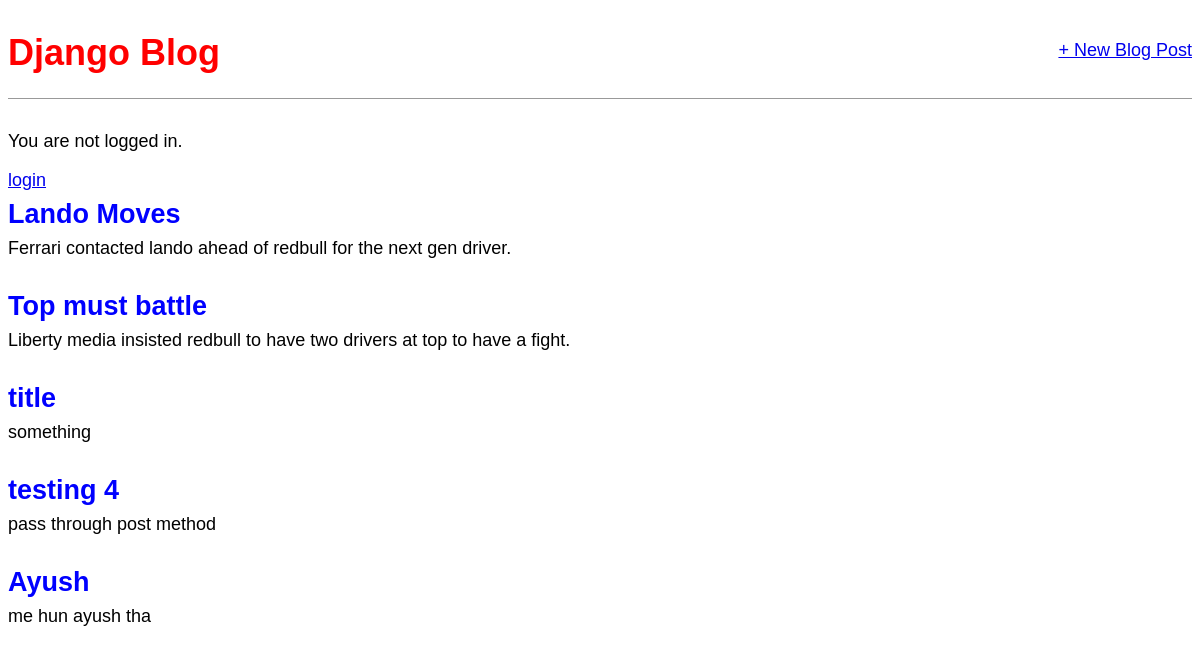
The page / on the database its author committed.
### blog/models.py (models this page shows, shortened)
class Post(models.Model):
    title  = models.CharField(max_length=200)
    author = models.ForeignKey(
        'auth.User',
        on_delete=models.CASCADE,
    )
    body   = models.TextField()

### blog/views.py (the view)
# urls.py: path('',views.BlogListView.as_view(), name='home'),
class BlogListView(ListView):
    model         = Post
    template_name = 'home.html'

### templates/home.html
{% extends 'base.html' %}
{% block content %}
    {% for post in object_list %}
    <div class="post-entry">
        <h2><a href="{% url 'post_detail' post.pk %}">{{post.title}}</a></h2>
        <p>{{post.body}}</p>
    </div>
    {% endfor %}
{% endblock content %}

### templates/base.html (shortened to what this page needs)
{% load static %}
<html>
    <head>
        <link rel="stylesheet" href="{% static 'css/base.css' %}">
    </head>
    <body>
        <div class="container">
        <header>
            <div class="nav-left">
                <h1><a href="/">Django Blog</a></h1>
            </div>
            <div class="nav-right">
                <a href="{% url 'post_new' %}">+ New Blog Post</a>
            </div>
        </header>
        {% if user.is_authenticated %}
            <p>Hi {{ user.username }}!</p>
            <p><a href="{% url 'logout' %}">logout</a></p>
        {% else %}
            <p>You are not logged in.</p>
            <a href="{% url 'login' %}">login</a>
        {% endif %}
        {% block content %}
        {% endblock content %}
        </div>
    </body>
</html>

### static/css/base.css (style rules this page uses)
body { font-family: 'Source Sans Pro', sans-serif; font-size: 18px; }
header { border-bottom: 1px solid #999; margin-bottom: 2rem; display: flex; }
header h1 a { color:red; text-decoration: none; }
.nav-left { margin-right: auto; }
.nav-right { display: flex; padding-top: 2rem; }
.post-entry { margin-bottom: 2rem; }
.post-entry h2 { margin: 0.5rem 0; }
.post-entry h2 a, .post-entry h2 a:visited { color: blue; text-decoration: none; }
.post-entry p { margin: 0; font-weight: 400; }

### rows shown on the page
Post: title "Lando Moves", body "Ferrari contacted lando ahead of redbull for the next gen driver."
Post: title "Top must battle", body "Liberty media insisted redbull to have two drivers at top to have a fight."
Post: title "title", body "something"
Post: title "testing 4", body "pass through post method"
Post: title "Ayush", body "me hun ayush tha"
